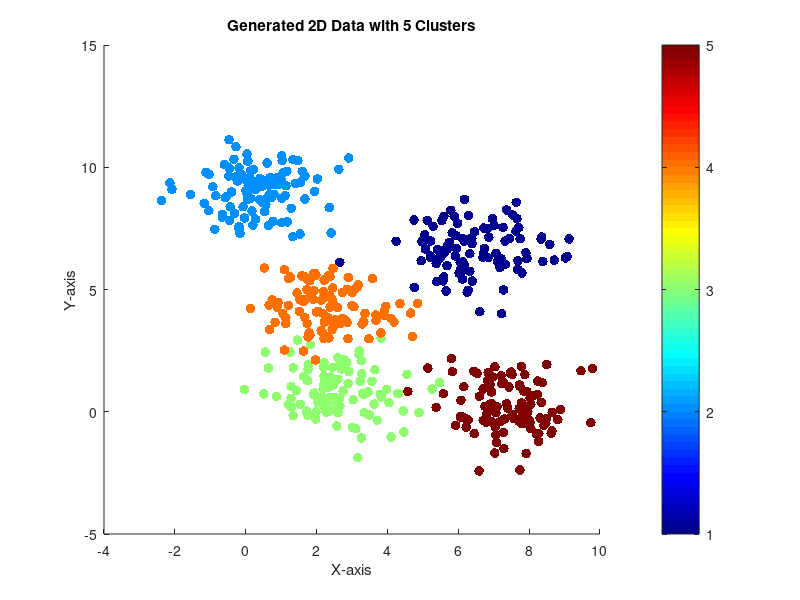

MATLAB code for this plot: (Note: this script raises an error after producing the figure.)
clc;clear;close all;
data_disp=1;





%% ------------------------------- Part 1 ---------------------------------------

% Set random seed for reproducibility
rng(42);

% Generate 2D data points with 5 clusters
numDataPoints = 500;
numClusters = 5;

% Generate random cluster centers
clusterCenters = rand(numClusters, 2) * 10;

% Generate data points around the cluster centers
dataPoints = [];
labels = [];

for i = 1:numClusters
    clusterPoints = randn(numDataPoints/numClusters, 2) + clusterCenters(i, :);
    dataPoints = [dataPoints; clusterPoints];
    labels = [labels; repmat(i, numDataPoints/numClusters, 1)];
end

% Plot the generated data points
if data_disp==1
    scatter(dataPoints(:, 1), dataPoints(:, 2), 50, labels, 'filled');
    title('Generated 2D Data with 5 Clusters');
    xlabel('X-axis');
    ylabel('Y-axis');
    colormap(jet);
    colorbar;
end

%% ------------------------------- Date praperation ---------------------------------------
mixxed_idx=randperm(numDataPoints,numDataPoints);
input_tr=dataPoints(mixxed_idx(1:4/5*length(dataPoints)),:);
input_ts=dataPoints(mixxed_idx(4/5*length(dataPoints)+1:end),:);
output_tr=labels(mixxed_idx(1:4/5*length(dataPoints)),:);
output_ts=labels(mixxed_idx(4/5*length(dataPoints)+1:end),:);

%% ------------------------------- Part 2 ---------------------------------------
opt = genfisOptions('FCMClustering','FISType','mamdani');
opt.Verbose = 0;
fis1 = genfis(input_tr,output_tr,opt);
fis1_tuned=tunefis_k(fis1,input_tr,output_tr);
error_fis1_tuned=EP(fis1_tuned,input_ts,output_ts,0);

%% ------------------------------- Part 3 ---------------------------------------
opt = genfisOptions('FCMClustering','FISType','sugeno');
opt.Verbose = 0;
fis2 = genfis(input_tr,output_tr,opt);
fis2_tuned=tunefis_k(fis2,input_tr,output_tr);
error_fis2_tuned=EP(fis2_tuned,input_ts,output_ts,1);

%% ------------------------------- Part 4 ---------------------------------------
fis3_mamdani = convertToType2(fis1);
fis3_sugeno = convertToType2(fis2);
fis3_mamdani_tuned=tunefis_k(fis3_mamdani,input_tr,output_tr);
fis3_sugeno_tuned=tunefis_k(fis3_sugeno,input_tr,output_tr);
error_fis3_mamdani_tuned=EP(fis3_mamdani_tuned,input_ts,output_ts,0);
error_fis3_sugeno_tuned=EP(fis3_sugeno_tuned,input_ts,output_ts,1);



